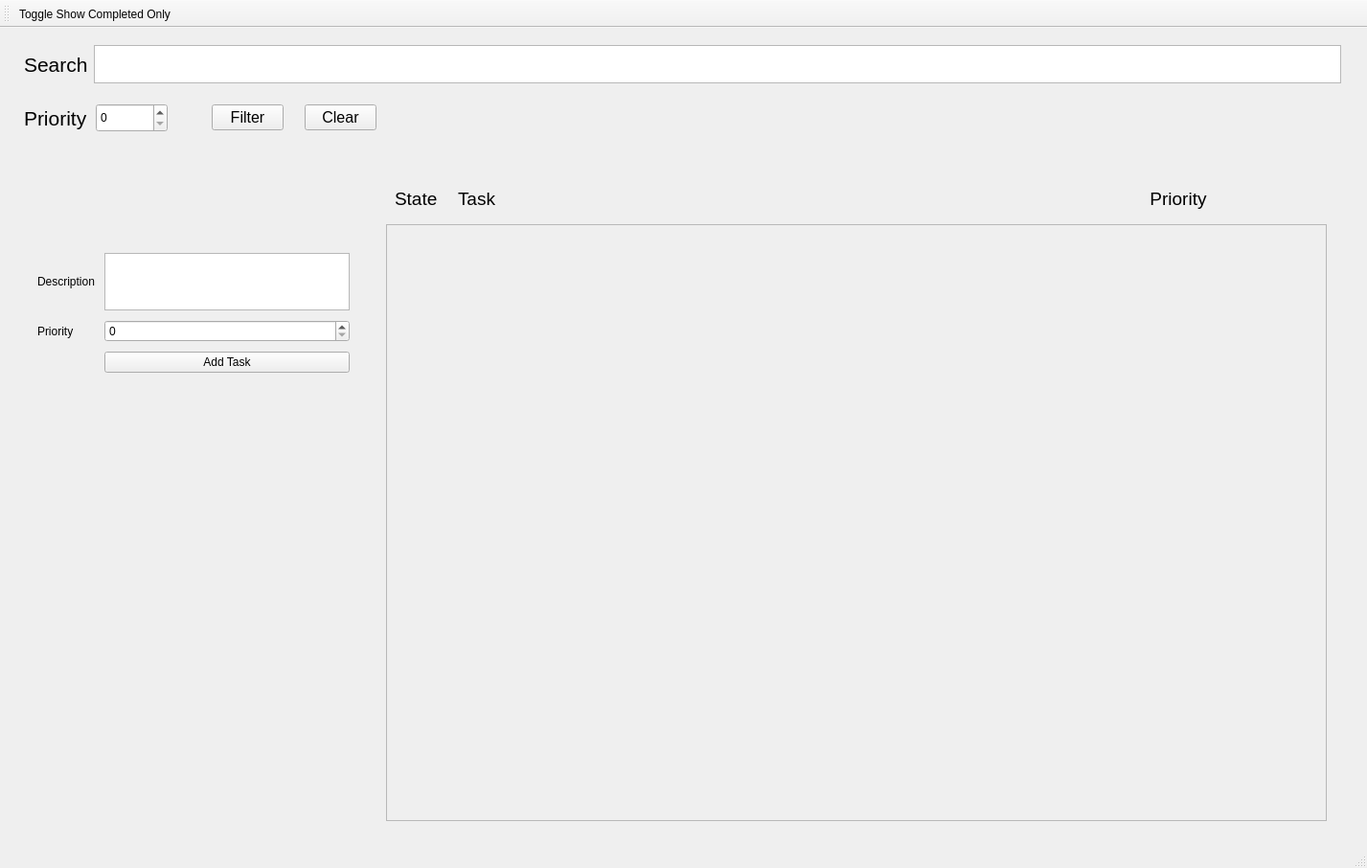
<?xml version="1.0" encoding="UTF-8"?>
<ui version="4.0">
 <class>MainWindow</class>
 <widget class="QMainWindow" name="MainWindow">
  <property name="enabled">
   <bool>true</bool>
  </property>
  <property name="geometry">
   <rect>
    <x>0</x>
    <y>0</y>
    <width>1427</width>
    <height>906</height>
   </rect>
  </property>
  <property name="sizePolicy">
   <sizepolicy hsizetype="Preferred" vsizetype="Preferred">
    <horstretch>0</horstretch>
    <verstretch>0</verstretch>
   </sizepolicy>
  </property>
  <property name="maximumSize">
   <size>
    <width>1427</width>
    <height>16777215</height>
   </size>
  </property>
  <property name="windowTitle">
   <string>MainWindow</string>
  </property>
  <widget class="QWidget" name="centralwidget">
   <property name="maximumSize">
    <size>
     <width>1427</width>
     <height>16777215</height>
    </size>
   </property>
   <layout class="QVBoxLayout" name="verticalLayout">
    <property name="leftMargin">
     <number>7</number>
    </property>
    <item>
     <widget class="QWidget" name="SearchZone" native="true">
      <property name="maximumSize">
       <size>
        <width>16777215</width>
        <height>125</height>
       </size>
      </property>
      <layout class="QVBoxLayout" name="verticalLayout_2">
       <item>
        <widget class="QWidget" name="SearchWidget" native="true">
         <property name="maximumSize">
          <size>
           <width>16777215</width>
           <height>40</height>
          </size>
         </property>
         <layout class="QHBoxLayout" name="horizontalLayout">
          <property name="topMargin">
           <number>0</number>
          </property>
          <property name="bottomMargin">
           <number>0</number>
          </property>
          <item>
           <widget class="QLabel" name="label_Search">
            <property name="font">
             <font>
              <pointsize>16</pointsize>
             </font>
            </property>
            <property name="text">
             <string>Search</string>
            </property>
           </widget>
          </item>
          <item>
           <widget class="QTextEdit" name="textEdit_Search">
            <property name="font">
             <font>
              <pointsize>12</pointsize>
             </font>
            </property>
           </widget>
          </item>
         </layout>
        </widget>
       </item>
       <item>
        <widget class="QWidget" name="PriorityWidget" native="true">
         <property name="maximumSize">
          <size>
           <width>16777215</width>
           <height>60</height>
          </size>
         </property>
         <layout class="QHBoxLayout" name="horizontalLayout_2">
          <property name="spacing">
           <number>30</number>
          </property>
          <property name="leftMargin">
           <number>9</number>
          </property>
          <property name="topMargin">
           <number>0</number>
          </property>
          <property name="rightMargin">
           <number>500</number>
          </property>
          <property name="bottomMargin">
           <number>0</number>
          </property>
          <item>
           <widget class="QWidget" name="widget_1" native="true">
            <property name="maximumSize">
             <size>
              <width>150</width>
              <height>16777215</height>
             </size>
            </property>
            <layout class="QHBoxLayout" name="horizontalLayout_7" stretch="0,0">
             <property name="spacing">
              <number>0</number>
             </property>
             <property name="leftMargin">
              <number>0</number>
             </property>
             <property name="topMargin">
              <number>0</number>
             </property>
             <property name="rightMargin">
              <number>0</number>
             </property>
             <property name="bottomMargin">
              <number>0</number>
             </property>
             <item>
              <widget class="QLabel" name="label_Priority_2">
               <property name="minimumSize">
                <size>
                 <width>0</width>
                 <height>0</height>
                </size>
               </property>
               <property name="font">
                <font>
                 <pointsize>16</pointsize>
                </font>
               </property>
               <property name="text">
                <string>Priority</string>
               </property>
              </widget>
             </item>
             <item>
              <widget class="QSpinBox" name="spinBox_PrioritySearch">
               <property name="sizePolicy">
                <sizepolicy hsizetype="Minimum" vsizetype="Fixed">
                 <horstretch>0</horstretch>
                 <verstretch>0</verstretch>
                </sizepolicy>
               </property>
               <property name="minimumSize">
                <size>
                 <width>40</width>
                 <height>0</height>
                </size>
               </property>
               <property name="maximumSize">
                <size>
                 <width>300</width>
                 <height>30</height>
                </size>
               </property>
               <property name="maximum">
                <number>15</number>
               </property>
              </widget>
             </item>
            </layout>
           </widget>
          </item>
          <item>
           <widget class="QWidget" name="widget_5" native="true">
            <property name="sizePolicy">
             <sizepolicy hsizetype="Maximum" vsizetype="Maximum">
              <horstretch>0</horstretch>
              <verstretch>0</verstretch>
             </sizepolicy>
            </property>
            <property name="maximumSize">
             <size>
              <width>400</width>
              <height>16777215</height>
             </size>
            </property>
            <layout class="QHBoxLayout" name="horizontalLayout_6">
             <property name="leftMargin">
              <number>0</number>
             </property>
             <property name="topMargin">
              <number>0</number>
             </property>
             <property name="rightMargin">
              <number>0</number>
             </property>
             <property name="bottomMargin">
              <number>0</number>
             </property>
             <item>
              <widget class="QPushButton" name="pushButton_FilterPriority">
               <property name="minimumSize">
                <size>
                 <width>75</width>
                 <height>0</height>
                </size>
               </property>
               <property name="maximumSize">
                <size>
                 <width>75</width>
                 <height>16777215</height>
                </size>
               </property>
               <property name="font">
                <font>
                 <pointsize>12</pointsize>
                </font>
               </property>
               <property name="text">
                <string>Filter</string>
               </property>
              </widget>
             </item>
             <item>
              <widget class="QPushButton" name="pushButton_Clear">
               <property name="minimumSize">
                <size>
                 <width>75</width>
                 <height>0</height>
                </size>
               </property>
               <property name="maximumSize">
                <size>
                 <width>75</width>
                 <height>16777215</height>
                </size>
               </property>
               <property name="font">
                <font>
                 <pointsize>12</pointsize>
                </font>
               </property>
               <property name="text">
                <string>Clear</string>
               </property>
              </widget>
             </item>
            </layout>
           </widget>
          </item>
          <item>
           <spacer name="horizontalSpacer">
            <property name="orientation">
             <enum>Qt::Horizontal</enum>
            </property>
            <property name="sizeType">
             <enum>QSizePolicy::Fixed</enum>
            </property>
            <property name="sizeHint" stdset="0">
             <size>
              <width>500</width>
              <height>20</height>
             </size>
            </property>
           </spacer>
          </item>
         </layout>
        </widget>
       </item>
      </layout>
     </widget>
    </item>
    <item>
     <widget class="QWidget" name="widget_2" native="true">
      <layout class="QHBoxLayout" name="horizontalLayout_5">
       <item>
        <widget class="QWidget" name="widget_4" native="true">
         <property name="sizePolicy">
          <sizepolicy hsizetype="Fixed" vsizetype="Fixed">
           <horstretch>0</horstretch>
           <verstretch>0</verstretch>
          </sizepolicy>
         </property>
         <layout class="QGridLayout" name="gridLayout">
          <property name="bottomMargin">
           <number>400</number>
          </property>
          <property name="spacing">
           <number>10</number>
          </property>
          <item row="0" column="1">
           <widget class="QTextEdit" name="textEdit_Description">
            <property name="sizePolicy">
             <sizepolicy hsizetype="Fixed" vsizetype="Fixed">
              <horstretch>0</horstretch>
              <verstretch>0</verstretch>
             </sizepolicy>
            </property>
            <property name="maximumSize">
             <size>
              <width>16777215</width>
              <height>60</height>
             </size>
            </property>
            <property name="autoFillBackground">
             <bool>true</bool>
            </property>
           </widget>
          </item>
          <item row="1" column="1">
           <widget class="QSpinBox" name="spinBox_PriorityAddTask">
            <property name="maximum">
             <number>15</number>
            </property>
           </widget>
          </item>
          <item row="1" column="0">
           <widget class="QLabel" name="label_priority">
            <property name="text">
             <string>Priority</string>
            </property>
           </widget>
          </item>
          <item row="0" column="0">
           <widget class="QLabel" name="label_description">
            <property name="text">
             <string>Description</string>
            </property>
           </widget>
          </item>
          <item row="2" column="1">
           <widget class="QPushButton" name="pushButton_AddTask">
            <property name="text">
             <string>Add Task</string>
            </property>
           </widget>
          </item>
         </layout>
        </widget>
       </item>
       <item>
        <widget class="QWidget" name="widget_3" native="true">
         <property name="maximumSize">
          <size>
           <width>1000</width>
           <height>16777215</height>
          </size>
         </property>
         <layout class="QVBoxLayout" name="verticalLayout_4">
          <item>
           <widget class="QWidget" name="widget" native="true">
            <property name="minimumSize">
             <size>
              <width>0</width>
              <height>30</height>
             </size>
            </property>
            <layout class="QHBoxLayout" name="horizontalLayout_3">
             <item>
              <widget class="QLabel" name="label_State">
               <property name="maximumSize">
                <size>
                 <width>60</width>
                 <height>16777215</height>
                </size>
               </property>
               <property name="font">
                <font>
                 <pointsize>14</pointsize>
                </font>
               </property>
               <property name="text">
                <string>State</string>
               </property>
              </widget>
             </item>
             <item>
              <widget class="QLabel" name="label_Task">
               <property name="minimumSize">
                <size>
                 <width>600</width>
                 <height>0</height>
                </size>
               </property>
               <property name="font">
                <font>
                 <pointsize>14</pointsize>
                </font>
               </property>
               <property name="text">
                <string>Task</string>
               </property>
              </widget>
             </item>
             <item>
              <widget class="QLabel" name="label_Priority">
               <property name="font">
                <font>
                 <pointsize>14</pointsize>
                </font>
               </property>
               <property name="text">
                <string>Priority</string>
               </property>
               <property name="alignment">
                <set>Qt::AlignCenter</set>
               </property>
              </widget>
             </item>
            </layout>
           </widget>
          </item>
          <item>
           <widget class="QScrollArea" name="scrollArea">
            <property name="sizePolicy">
             <sizepolicy hsizetype="Expanding" vsizetype="Expanding">
              <horstretch>0</horstretch>
              <verstretch>0</verstretch>
             </sizepolicy>
            </property>
            <property name="verticalScrollBarPolicy">
             <enum>Qt::ScrollBarAsNeeded</enum>
            </property>
            <property name="horizontalScrollBarPolicy">
             <enum>Qt::ScrollBarAlwaysOff</enum>
            </property>
            <property name="widgetResizable">
             <bool>true</bool>
            </property>
            <widget class="QWidget" name="scrollContents">
             <property name="enabled">
              <bool>true</bool>
             </property>
             <property name="geometry">
              <rect>
               <x>0</x>
               <y>0</y>
               <width>980</width>
               <height>616</height>
              </rect>
             </property>
             <property name="sizePolicy">
              <sizepolicy hsizetype="Preferred" vsizetype="Preferred">
               <horstretch>0</horstretch>
               <verstretch>0</verstretch>
              </sizepolicy>
             </property>
            </widget>
           </widget>
          </item>
         </layout>
        </widget>
       </item>
      </layout>
     </widget>
    </item>
   </layout>
  </widget>
  <widget class="QStatusBar" name="statusbar"/>
  <widget class="QToolBar" name="toolBar">
   <property name="windowTitle">
    <string>toolBar</string>
   </property>
   <attribute name="toolBarArea">
    <enum>TopToolBarArea</enum>
   </attribute>
   <attribute name="toolBarBreak">
    <bool>false</bool>
   </attribute>
   <addaction name="actionShowCompleted"/>
  </widget>
  <action name="actionNew">
   <property name="text">
    <string>New</string>
   </property>
  </action>
  <action name="actionOpen">
   <property name="text">
    <string>Open</string>
   </property>
  </action>
  <action name="actionSave">
   <property name="text">
    <string>Save</string>
   </property>
  </action>
  <action name="actionSave_As">
   <property name="text">
    <string>Save As</string>
   </property>
  </action>
  <action name="actionExit">
   <property name="text">
    <string>Exit</string>
   </property>
  </action>
  <action name="actionAdd">
   <property name="text">
    <string>Add</string>
   </property>
  </action>
  <action name="actionCompleted">
   <property name="text">
    <string>Completed</string>
   </property>
  </action>
  <action name="actionAddTask">
   <property name="text">
    <string>AddTask</string>
   </property>
   <property name="menuRole">
    <enum>QAction::NoRole</enum>
   </property>
  </action>
  <action name="actionShowCompleted">
   <property name="text">
    <string>Toggle Show Completed Only</string>
   </property>
   <property name="menuRole">
    <enum>QAction::NoRole</enum>
   </property>
  </action>
  <action name="actionOrderByPriority">
   <property name="text">
    <string>OrderByPriority</string>
   </property>
   <property name="menuRole">
    <enum>QAction::NoRole</enum>
   </property>
  </action>
 </widget>
 <resources/>
 <connections/>
</ui>
